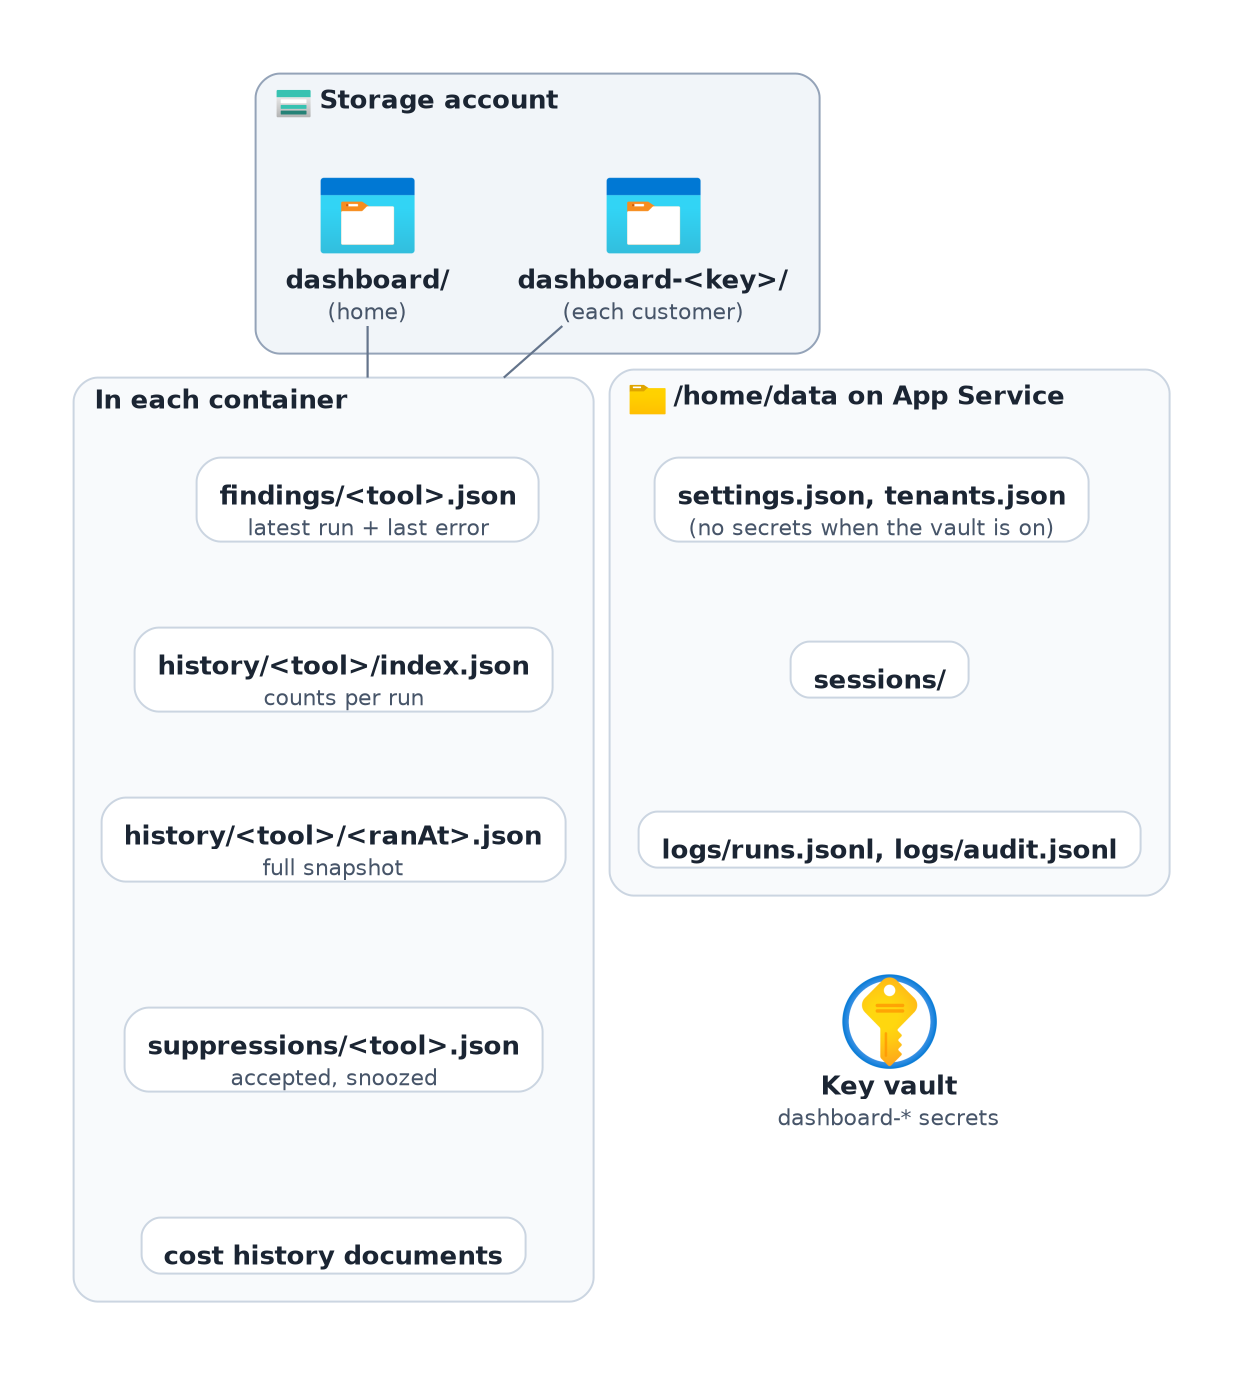

Write the Python code that produced this figure.
# Data: the containers in the storage account and the files in each, what stays on the App Service disk,
# and the vault. Rendered by npm run diagrams -- arch-data.
from diagrams.azure.general import FolderBlank, StorageContainer
from diagrams.azure.security import KeyVaults
from diagrams.azure.storage import StorageAccounts

from _style import group, icon, link, order, picture, text

with picture(__file__):
    with group("Storage account", "tenant", icon=StorageAccounts):
        c0 = icon(StorageContainer, "dashboard/", "(home)")
        c1 = icon(StorageContainer, "dashboard-<key>/", "(each customer)")
    with group("In each container", "plain") as files:
        f1 = text("findings/<tool>.json", "latest run + last error")
        f2 = text("history/<tool>/index.json", "counts per run")
        f3 = text("history/<tool>/<ranAt>.json", "full snapshot")
        f4 = text("suppressions/<tool>.json", "accepted, snoozed")
        f5 = text("cost history documents")
    with group("/home/data on App Service", "plain", icon=FolderBlank):
        d1 = text("settings.json, tenants.json", "(no secrets when the vault is on)")
        d2 = text("sessions/")
        d3 = text("logs/runs.jsonl, logs/audit.jsonl")
    kv = icon(KeyVaults, "Key vault", "dashboard-* secrets")

    c0 - link(lhead=files.name) - f1
    c1 - link(lhead=files.name) - f1
    order(f1, f2, f3, f4, f5)
    order(c1, d1, d2, d3, kv)
